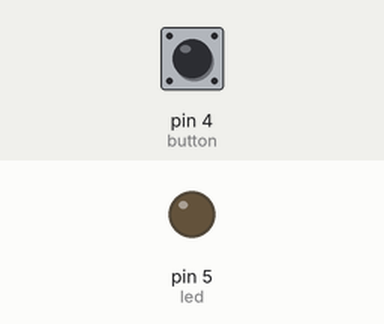
Bench run of a sketch on a simulated Arduino Uno, built with avr-gcc and run on an emulated ATmega328P. Shown: output pins drawn as LEDs (lit = HIGH). The inputs (shaded band) are chosen by the test bench; at power-on: pin 4 (button) LOW.

Above: at 1.2 s.
1.3 s: pin 4 (button) pulled HIGH for 3.2 s
At 1.9 s:
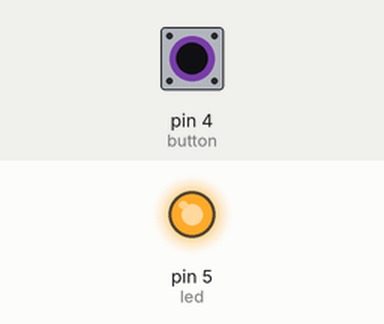
6.8 s: pin 4 (button) pulled HIGH for 0.15 s
At 9.6 s:
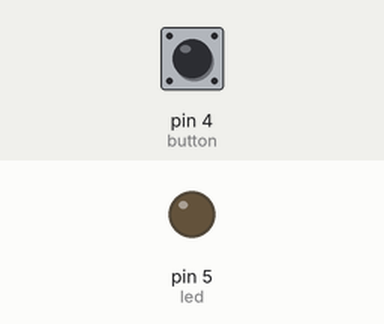
9.9 s: pin 4 (button) pulled HIGH for 1 s
At 10.8 s:
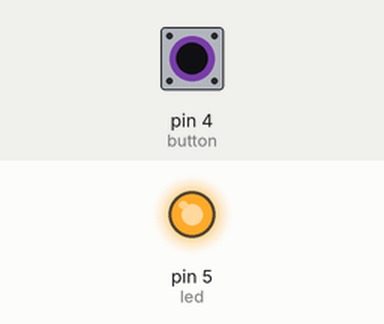
Timing chart, 0 to 13.4 s (numbered marks = the images above; inputs shaded):
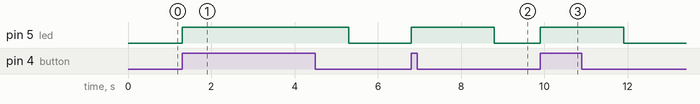

The sketch:

_2secLedButton.ino
```cpp
#define button 4
#define led 5
#define buttonPress digitalRead(button)
#define ledOn digitalWrite(led, HIGH)
#define ledOff digitalWrite(led, LOW)


void setup() {
  // put your setup code here, to run once:
  pinMode(button, INPUT);
  pinMode(led, OUTPUT);
  Serial.begin(9600);
}

void loop() {
  // put your main code here, to run repeatedly:
  if(buttonPress) { ledOn; delay(2000); ledOff;}
}
```

Measured:
- after the input at 1.3 s, pin 5 (led): LOW → HIGH at once, → LOW 4.0 s later
- after the input at 6.8 s, pin 5 (led): LOW → HIGH at once, → LOW 2.0 s later
- after the input at 9.9 s, pin 5 (led): LOW → HIGH at once, → LOW 2.0 s later
